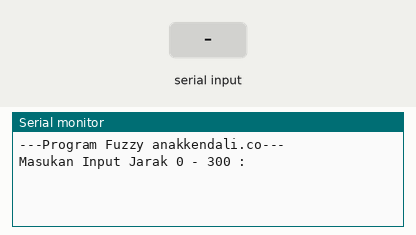
The sketch below on a simulated Arduino Uno, built with avr-gcc and run on an emulated ATmega328P. Parts: the last lines printed to the serial monitor. Inputs (shaded band) come from the test bench.

Above: at 1.2 s.
1.3 s: "90,45\n" received over Serial
At 2.1 s:
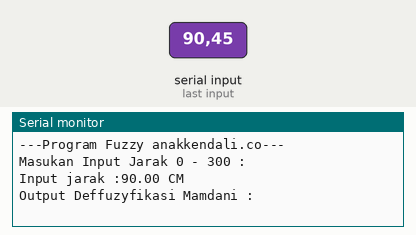
2.8 s: "30,150\n" received over Serial
At 10.1 s:
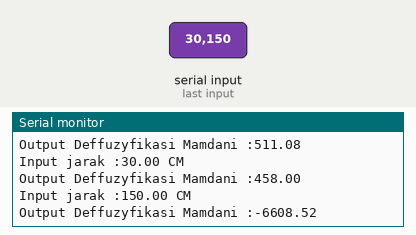
Timing chart, 0 to 10.3 s (numbered marks = the images above; inputs shaded):
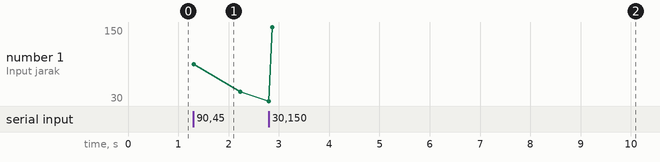

Measured:
- after the input at 1.3 s, the serial monitor: prints a new line at once (image 1)
- after the input at 2.8 s, the serial monitor: prints a new line at once (image 2)
- plotted number 1: 45 → 150 after the input at 2.8 s

The sketch:

referensi_fuzzy_logic_mamdani.ino
```cpp
#include <math.h>
float A, B;
int sel_;
float drajatKeanggotaanLambat;                              // variabel drajat keanggotaan nilai output lambat
float drajatKeanggotaanSedang1, drajatKeanggotaanSedang2;   // variabel drajat keanggotaan nilai output sedang
float drajatKeanggotaanCepat;                               // variabel drajat keanggotaan nilai output cepat
float L1, L2, L3, L4, L5, L6, L7;
float M1, M2, M3, M4, M5, M6, M7;
float fudeket[4] = {0, 0, 10, 100};     // nilai keanggotaan input dekat
float fulumayan[3] = {50, 150, 250};    // nilai keanggotaan input lumayang
float fujauh[4] = {200, 290, 300, 300}; // nilai keanggotaan input jauh
float fylambat[3] = {0, 0, 100};        // nilai keanggotaan output lambat
float fysedang[3] = {20, 127.5, 235};   // nilai keanggotaan output sedang
float fycepat[3] = {155, 255, 255};     // nilai keanggotaan output cepat
float inputf, outputf;

// fungsi fuzzyfikasi nilai input untuk nilai keanggotaan dekat

float FuzzyfikasiInputDekat()
{
    // jika nilai input kurang dari batas bawah variabel dekat
    // maka akan langsung mengeluaran nilai 1 (true)

    if (inputf < fudeket[2])
    {
        return 1;
    }

    // jika nilai input lebih besar atau sama dengan batas bawah
    // tapi tidak lebih besar atau sama dengan dari batas atas variabel dekat
    // rumus [ (D - X) / (D - C)]
    // *note : X = Input
    //         C = Nilai sebelum batas atas pada variabel (array) dekat = dekat[last - 1]
    //         D = Nilai batas atas variabel (array) dekat atau nilai akhir pada array dekat = dekat[last]
    //
    // * rumus ini jika dibuat kedalam bentuk grafik akan membentuk garis diagonal menurun

    else if (inputf >= fudeket[2] && inputf <= fudeket[3])
    {
        return (fudeket[3] - inputf) / (fudeket[3] - fudeket[2]);
    }

    // jika nilai input lebih besar dari nilai batas atas variabel dekat
    // maka akan langsung mengeluarkan nilai 0 (false)

    else if (inputf > fudeket[3])
    {
        return 0;
    }
}

// fungsi fuzzyfikasi nilai input untuk nilai keanggotaan lumayan

float FuzzyfikasiInputLumayan()
{
    // jika input kurang dari nilai batas bawah variable lumayan
    // maka akan langsung mengeluarkan nilai 0 (false)

    if (inputf < fulumayan[0])
    {
        return 0;
    }

    // jika input lebih dari atau sama dengan nilai batas bawah variabel lumayan
    // dan kurang dari nilai kedua pada (array) variabel lumayan
    // maka akan menggunakan rumus [ (X - A) / (B - A)]
    // * note : X = nilai input
    //          A = Batas bawah / nilai pertama pada variabel (array) lumayan = lumayan[0]
    //          B = Nilai kedua pada variabel (array) lumayan = lumayan[1]
    //
    // * jika rumus ini dibuat kedalam bentuk grafik akan membentuk garis diagonal menanjak

    else if (inputf >= fulumayan[0] && inputf <= fulumayan[1])
    {
        return (inputf - fulumayan[0]) / (fulumayan[1] - fulumayan[0]);
    }

    // jika input lebih dari atau sama dengan nilai kedua variabel (array) lumayan
    // dan lebih kecil atau sama dengan nilai ketiga variabel (array) lumayan
    // "nilai sebelum nilai terakhir pada variabel lumayan / lumayan[last -1]"
    // maka menggunakan rumus [ (C - X) / (C - B)]
    // * note : X = nilai input
    //          B = Nilai kedua pada variabel (array) lumayan = lumayan[1]
    //          C = Batas atas / nilai terakhir pada variabel (array) lumayan = lumayan[last]
    //
    // * jika rumus ini dibuat kedalam bentuk grafik akan membentuk garis diagonal menurun

    else if (inputf >= fulumayan[1] && inputf <= fulumayan[2])
    {
        return (fulumayan[2] - inputf) / (fulumayan[2] - fulumayan[1]);
    }

    // jika input lebih dari nilai batas atas variabel (array) lumayan
    // maka akan langsung mengembalikan nilai 0 (false)

    else if (inputf > fulumayan[2])
    {
        return 0;
    }

    // *note : penerapan fuzzyfikasi pada nilai keanggotaan lumayan akan membentuk grafik segitiga
    //         grafik segitiga ini terbentuk karna variabel (array) lumayan hanya memiliki 3 nilai
    //         untuk membuat grafik dengan bentuk jajar genjang maka tambahkan 1 nilai kedalam variabel (array) lumayan
    //         hingga variabel (array) lumayan memiliki 4 nilai di dalamnya
    //
    //         kemudian tambahkan baris code untuk kondisi diantara isi array ke dua dan 3 seperti dibawah ini :
    //
    //            else if (inputf >= fulumayan[2] && inputf <= fulumayan[3])
    //            {
    //                return 1;
    //            }
    //
    //         atau ubah isi function menjadi seperti dibawah ini:
    //
    //            if (inputf < fulumayan[0])
    //            {
    //                return 0;
    //            }
    //
    //            else if (inputf >= fulumayan[0] && inputf <= fulumayan[1])
    //            {
    //                return (inputf - fulumayan[0]) / (fulumayan[1] - fulumayan[0]);
    //            }
    //
    //            else if (inputf >= fulumayan[2] && inputf <= fulumayan[3])
    //            {
    //                return 1;
    //            }
    //
    //            else if (inputf >= fulumayan[3] && inputf <= fulumayan[4])
    //            {
    //                return (fulumayan[4] - inputf) / (fulumayan[4] - fulumayan[3]);
    //            }
    //
    //            else if (inputf > fulumayan[2])
    //            {
    //                return 0;
    //            }

}

// fungsi fuzzyfikasi nilai input untuk nilai keanggotaan jauh

float FuzzyfikasiInputJauh()
{
    // jika input bernilai lebih rendah dari nilai batas bawah variabel (array) jauh
    // maka akan langsung mengembakikan nilai 0 (false)

    if (inputf < fujauh[0])
    {
        return 0;
    }

    // jika nilai lebih besar atau sama dengan nilai batas bawah variabel (array) jauh
    // dan kurang dari atau sama dengan nilai kedua pada variable (array) jauh
    // maka akan menggunakan rumus [ (X - A) / (B - A)]
    // * note : X = nilai input
    //          A = Batas bawah / nilai pertama pada variabel (array) lumayan = lumayan[0]
    //          B = Nilai kedua pada variabel (array) lumayan = lumayan[1]
    //
    // * rumus ini jika dibuat kedalam bentuk grafik akan membentuk garis diagonal menanjak

    else if (inputf >= fujauh[0] && inputf <= fujauh[1])
    {
        return (inputf - fujauh[0]) / (fujauh[1] - fujauh[0]);
    }

    // jika nilai input lebih besar dari nilai kedua pada variable (array) jauh
    // maka akan langsung mengembalikan nilai 1 (true)

    else if (inputf > fujauh[1])
    {
        return 1;
    }
}

// fuzzifikasi nilai keanggotaan output dekat

float FoN()
{
    if (outputf < fylambat[1])
    {
        return 1;
    }
    else if (outputf >= fylambat[1] && outputf <= fylambat[2])
    {
        return (fylambat[2] - outputf) / (fylambat[2] - fylambat[1]);
    }
    else if (outputf > fylambat[2])
    {
        return 0;
    }
}
float FoZ()
{
    if (outputf < fysedang[0])
    {
        return 0;
    }
    else if (outputf >= fysedang[0] && outputf <= fysedang[1])
    {
        return (outputf - fysedang[0]) / (fysedang[1] - fysedang[0]);
    }
    else if (outputf >= fysedang[1] && outputf <= fysedang[2])
    {
        return (fysedang[2] - outputf) / (fysedang[2] - fysedang[1]);
    }
    else if (outputf > fysedang[2])
    {
        return 0;
    }
}
float FoP()
{
    if (outputf < fycepat[0])
    {
        return 0;
    }
    else if (outputf >= fycepat[0] && outputf <= fycepat[1])
    {
        return (outputf - fycepat[0]) / (fycepat[1] - fycepat[0]);
    }
    else if (outputf > fycepat[1])
    {
        return 1;
    }
}

void implikasi()
{
    // sesuai dengan rule
    //  if deket then lambat

    drajatKeanggotaanLambat = fylambat[2] - (FuzzyfikasiInputDekat() * (fylambat[2] - fylambat[1]));

    // if lumayan then sedang

    drajatKeanggotaanSedang1 = fysedang[0] + (FuzzyfikasiInputLumayan() * (fysedang[1] - fysedang[0]));
    drajatKeanggotaanSedang2 = fysedang[3] - (FuzzyfikasiInputLumayan() * (fysedang[2] - fysedang[1]));

    // if jauh then cepat

    drajatKeanggotaanCepat = fycepat[0] + (FuzzyfikasiInputJauh() * (fycepat[1] - fycepat[0]));

    // code diatas merupakan rumus untuk nilai keanggotaan output
    // dengan rumus sebagai berikut :
    // keanggotaan lambat           = (C - X) / (C - B)
    // keanggotaan sedang pertama   = (X - A) / (B - A)
    // keanggotaan sedang kedua     = (C - X) / (C - B)
    // keanggotaan cepat            = (X - A) / (B - A)
    //
    // penulisan code juga bisa ditulis seperti di bawah ini
    //
    // drajatKeanggotaanLambat = ((fylambat[2] - FuzzyfikasiInputDekat()) / (fylambat[2] - fylambat[1]));
    //
    // drajatKeanggotaanSedang1 = ((FuzzyfikasiInputLumayan() - fysedang[0]) / (fysedang[1] - fysedang[0]));
    // drajatKeanggotaanSedang2 = ((fysedang[2] - FuzzyfikasiInputLumayan()) / (fysedang[2] - fysedang[1]));
    //
    // drajatKeanggotaanCepat = ((FuzzyfikasiInputJauh() - fycepat[0]) / (fycepat[1] - fycepat[0]));
}


void luas_deffuzzy()
{
    implikasi();
    L1 = ((fylambat[2] - drajatKeanggotaanLambat) * FuzzyfikasiInputDekat()) / 2;           //= 15.432222
    L2 = (drajatKeanggotaanLambat - fylambat[0]) * FuzzyfikasiInputDekat();                 // = 24.69155
    L3 = ((drajatKeanggotaanSedang1 - fysedang[0]) * FuzzyfikasiInputLumayan()) / 2;        // = 0
    L4 = ((fysedang[2] - drajatKeanggotaanSedang2) * FuzzyfikasiInputLumayan()) / 2;        // = 0
    L5 = (drajatKeanggotaanSedang2 - drajatKeanggotaanSedang1) * FuzzyfikasiInputLumayan(); // = 0
    L6 = ((drajatKeanggotaanCepat - fycepat[0]) * FuzzyfikasiInputJauh()) / 2;              // = 0
    L7 = (fycepat[2] - drajatKeanggotaanCepat) * FuzzyfikasiInputJauh();                    // = 0

    /*
    Variabel L merupakan Luas dari nilai keanggotaan yang didapat
    */
}

float f(float x)
{
    if (B > 0 && sel_ == 0)
    {
        return ((x - A) / B) * x;
    }
    else if (B > 0 && sel_ == 1)
    {
        return ((A - x) / B) * x;
    }
    else
    {
        return A * x;
    }
}

/*Function deFuzzyfikasiInputDekatition to perform integration by Simpson's 1/3rd Rule */
float simpsons(float f(float x), float a, float b, float n)
{
    float h, integral, x, sum = 0;
    int i;
    h = fabs(b - a) / n;
    for (i = 1; i < n; i++)
    {
        x = a + i * h;
        if (i % 2 == 0)
        {
            sum = sum + 2 * f(x);
        }
        else
        {
            sum = sum + 4 * f(x);
        }
    }
    integral = (h / 3) * (f(a) + f(b) + sum);
    return integral;
}
float fx(float limd, float limu, float a, float b, int sel)
{
    int n, i = 2;
    float h, x, integral, eps = 0.1, integral_new;
    A = a;
    B = b;
    sel_ = sel;
    integral_new = simpsons(f, limd, limu, i);
    do
    {
        integral = integral_new;
        i = i + 2;
        integral_new = simpsons(f, limd, limu, i);
    } while (fabs(integral_new - integral) >= eps);
    /*Print the answer */
    return integral_new;
}
/*
  (fylambat[2]-pwm)/fylambat[2]-fylambat[0] untuk drajatKeanggotaanLambat <= pwm <= 100
  FuzzyfikasiInputDekat() untuk pwm < drajatKeanggotaanLambat
  (pwm-20)/127.5-20 untuk 20 <= pwm <= drajatKeanggotaanSedang1
  (235-pwm)/235-1275 untuk drajatKeanggotaanSedang2 <= pwm <= 235
  0 untuk drajatKeanggotaanSedang1 < pwm > drajatKeanggotaanSedang2
  (pwm-155)/255-155 untuk 155 <= pwm <= drajatKeanggotaanCepat
  0 untuk pwm > drajatKeanggotaanCepat
*/
void moment()
{
    luas_deffuzzy();
    // M1 = ∫ ((100-x)/100)x dx ==================> limd drajatKeanggotaanLambat dan limup 100
    M1 = fx(drajatKeanggotaanLambat, fylambat[2], fylambat[2], (fylambat[2] - fylambat[0]), 1);
    // M2 = ∫ 0.555556x dx ==================> limd 0 dan limup drajatKeanggotaanLambat
    M2 = fx(fylambat[0], drajatKeanggotaanLambat, FuzzyfikasiInputDekat(), 0, 0);
    // M3 = ∫ ((x-20)/107.5)x dx ==================> limd 20 dan limup drajatKeanggotaanSedang1
    M3 = fx(fysedang[0], drajatKeanggotaanSedang1, fysedang[0], (fysedang[1] - fysedang[0]), 0);
    // M4 = ∫ ((235-x)/107.5)x dx ==================> limd drajatKeanggotaanSedang2 dan limup 235
    M4 = fx(drajatKeanggotaanSedang2, fysedang[2], fysedang[2], (fysedang[2] - fysedang[1]), 1);
    // M5 = ∫ 0 dx ==================> limd drajatKeanggotaanSedang1 dan limup drajatKeanggotaanSedang2
    M5 = fx(drajatKeanggotaanSedang1, drajatKeanggotaanSedang2, FuzzyfikasiInputLumayan(), 0, 0);
    // M6 = ∫ ((x-155)/100)x dx ==================> limd 155 dan limup drajatKeanggotaanCepat
    M6 = fx(fycepat[0], drajatKeanggotaanCepat, fycepat[0], (fycepat[2] - fycepat[0]), 0);
    // M7 = ∫ 0 dx ==================> limd drajatKeanggotaanCepat dan limup 255
    M7 = fx(drajatKeanggotaanCepat, fycepat[2], FuzzyfikasiInputJauh(), 0, 0);
}

float deffuzzyfikasi()
{
    moment();
    return (M1 + M2 + M3 + M4 + M5 + M6 + M7) / (L1 + L2 + L3 + L4 + L5 + L6 + L7);
}

void setup()
{
    Serial.begin(9600);
    Serial.println("---Program Fuzzy anakkendali.co---");
    Serial.println("Masukan Input Jarak 0 - 300 :");
}
void loop()
{
    if (Serial.available())
    {
        int a = Serial.parseInt();
        if (a >= 0)
        {
            inputf = a;
            Serial.print("Input jarak :");
            Serial.print(inputf);
            Serial.println(" CM");
            Serial.print("Output Deffuzyfikasi Mamdani :");
            Serial.println(deffuzzyfikasi());
        }
    }
}
```
